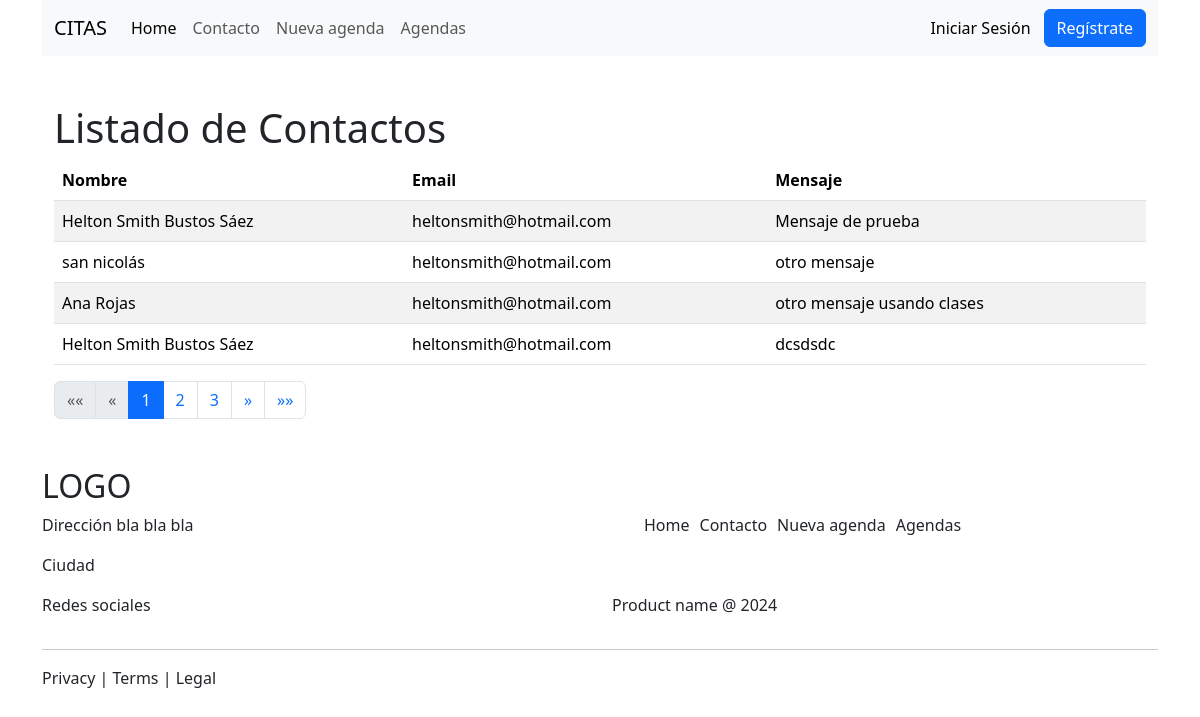
/contactos/, run on the app's committed database.
### citas/models.py (models this page shows, shortened)
class Contacto(models.Model):
    nombre = models.CharField('Nombre Contacto', max_length=100)
    email = models.EmailField('Email Contacto', max_length=200)
    mensaje = models.TextField()

### citas/views.py (the view)
# urls.py: path('contactos/', ContactoListView.as_view(), name="contactos"),
class ContactoListView(ListView):
    model = Contacto
    template_name = 'contacto_list.html'
    context_object_name = 'lista_contactos' #lista_contactos=Contacto.objects.all()
    paginate_by = 4  # Opcional: Número de contactos por página

### citas/templates/contacto_list.html (shortened to what this page needs)
{% extends "partes/base.html" %}
{% load static %}
{% block contenido %}
    <div class="container">
        <h1>Listado de Contactos</h1>
        {% if lista_contactos %}
            <table class="table table-striped">
                <thead>
                    <tr>
                        <th>Nombre</th>
                        <th>Email</th>
                        <th>Mensaje</th>
                    </tr>
                </thead>
                <tbody>
                    {% for contacto in lista_contactos %}
                        <tr>
                            <td>{{ contacto.nombre }}</td>
                            <td>{{ contacto.email }}</td>
                            <td>{{ contacto.mensaje }}</td>
                        </tr>
                    {% empty %}
                        <tr>
                            <td colspan="3">No hay contactos registrados.</td>
                        </tr>
                    {% endfor %}
                </tbody>
            </table>
            <nav aria-label="Página de navegación">
                <ul class="pagination">
                    {% if page_obj.has_previous %}
                        <li class="page-item">
                            <a class="page-link" href="?page=1" aria-label="Primera">
                                <span aria-hidden="true">&laquo;&laquo;</span>
                            </a>
                        </li>
                        <li class="page-item">
                            <a class="page-link" href="?page={{ page_obj.previous_page_number }}" aria-label="Anterior">
                                <span aria-hidden="true">&laquo;</span>
                            </a>
                        </li>
                    {% else %}
                        <li class="page-item disabled">
                            <a class="page-link" href="#" aria-label="Primera">
                                <span aria-hidden="true">&laquo;&laquo;</span>
                            </a>
                        </li>
                        <li class="page-item disabled">
                            <a class="page-link" href="#" aria-label="Anterior">
                                <span aria-hidden="true">&laquo;</span>
                            </a>
                        </li>
                    {% endif %}
                    {% for num in page_obj.paginator.page_range %}
                        {% if page_obj.number == num %}
                            <li class="page-item active" aria-current="page">
                                <span class="page-link">{{ num }}</span>
                            </li>
                        {% else %}
                            <li class="page-item">
                                <a class="page-link" href="?page={{ num }}">{{ num }}</a>
                            </li>
                        {% endif %}
                    {% endfor %}
                    {% if page_obj.has_next %}
                        <li class="page-item">
                            <a class="page-link" href="?page={{ page_obj.next_page_number }}" aria-label="Siguiente">
                                <span aria-hidden="true">&raquo;</span>
                            </a>
                        </li>
                        <li class="page-item">
                            <a class="page-link" href="?page={{ page_obj.paginator.num_pages }}" aria-label="Última">
                                <span aria-hidden="true">&raquo;&raquo;</span>
                            </a>
                        </li>
                    {% endif %}
                </ul>
            </nav>
        {% else %}
            <p>No hay contactos registrados.</p>
        {% endif %}
    </div>
{% endblock %}

### citas/templates/partes/base.html (shortened to what this page needs)
{% load static %}
<!DOCTYPE html>
<html lang="en">
<head>
    <link rel="stylesheet" href="https://cdn.jsdelivr.net/npm/bootstrap@5.3.3/dist/css/bootstrap.min.css">
    <link rel="stylesheet" href="{% static 'css/miestilo.css' %}">
</head>
<body>
    <div class="container">
        {% include "partes/navbar.html" %}
        <div class="mt-5 mb-5">
            {% block contenido %}
            {% endblock %}
        </div>
        <div class="mt-5">
            {% include "partes/footer.html" %}
        </div>
    </div>
</body>
</html>

### citas/templates/partes/navbar.html (shortened to what this page needs)
<nav class="navbar navbar-expand-lg bg-body-tertiary">
    <div class="container-fluid">
      <div class="collapse navbar-collapse" id="navbarTogglerDemo01">
        <a class="navbar-brand" href="#">CITAS</a>
        <ul class="navbar-nav me-auto mb-2 mb-lg-0">
          <li class="nav-item">
            <a class="nav-link active" aria-current="page" href="{% url 'index' %}">Home</a>
          </li>
          <li class="nav-item">
            <a class="nav-link" href="{% url 'contacto' %}">Contacto</a>
          </li>
          <li class="nav-item">
            <a class="nav-link" href="{% url 'agenda_nueva' %}">Nueva agenda</a>
          </li>
          <li class="nav-item">
            <a class="nav-link" href="{% url 'agendas' %}">Agendas</a>
          </li>
        </ul>
        <div class="d-flex">
            <a class="btn btn-light" href="{% url 'login' %}">Iniciar Sesión</a>
            <a class="btn btn-primary" href="{% url 'registro' %}">Regístrate</a>
        </div>
      </div>
    </div>
  </nav>

### citas/templates/partes/footer.html
<div>
    <div class="row">
        <div class="col-12">
            <h2>LOGO</h2>
        </div>
    </div>
    <div class="row">
        <div class="col-6">
            <p>Dirección bla bla bla</p>
            <p>Ciudad</p>
        </div>
        <div class="col-6">
            <ul class="menu-footer">
                <li class="nav-item">
                  <a class="nav-link list-group-item" href="{% url 'index' %}">Home</a>
                </li>
                <li class="nav-item">
                  <a class="nav-link list-group-item" href="{% url 'contacto' %}">Contacto</a>
                </li>
                <li class="nav-item">
                  <a class="nav-link list-group-item" href="{% url 'agenda_nueva' %}">Nueva agenda</a>
                </li>
                <li class="nav-item">
                  <a class="nav-link " href="{% url 'agendas' %}">Agendas</a>
                </li>
            </ul>
        </div>
    </div>
    <div class="row">
        <div class="col-6">
            <p>Redes sociales</p>
        </div>
        <div class="col-6">
            <p>Product name @ 2024</p>
        </div>
    </div>
    <hr>
    <div class="m-auto">
        Privacy | Terms | Legal
    </div>
</div>

### citas/static/css/miestilo.css (style rules this page uses)
.menu-footer li { list-style: none; float: left; margin-right: 10px; }

### data on the page
Contacto: nombre "Helton Smith Bustos Sáez", email "heltonsmith@hotmail.com", mensaje "Mensaje de prueba"
Contacto: nombre "san nicolás", email "heltonsmith@hotmail.com", mensaje "otro mensaje"
Contacto: nombre "Ana Rojas", email "heltonsmith@hotmail.com", mensaje "otro mensaje usando clases"
Contacto: nombre "Helton Smith Bustos Sáez", email "heltonsmith@hotmail.com", mensaje "dcsdsdc"

### other printed values
{{ num }} "1"
{{ num }} "2" "3"
